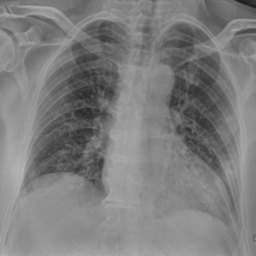
#> input picture data/processed/images/COVID_COVID-1453.png, 256 x 256 px, found by its file name; its folder holds 4 pictures in this run
$ jupyter execute 1_Exploration.ipynb
#> lines starting #> are read from the running program, lines starting #| are printed output that depends on the picture
[cell 1]
import os
import matplotlib.pyplot as plt
import cv2
import random

[cell 2]
#defining path to the dataset (images in our case)
DATA_DIR = '/Users/anish/Documents/xAI for Medical Diagnosis/data/raw/'
CLASS = ['COVID', 'Lung_Opacity', 'Viral Pneumonia', 'Normal']

[cell 3]
#counting number of images in each class
for cls in CLASS:
    print(f"Class: {cls}")

    img_dir = os.path.join(DATA_DIR, cls, "images")
    mask_dir = os.path.join(DATA_DIR, cls, "masks")

    #preview first 5 samples
    image_files = os.listdir(img_dir)[:5]

    #creating figure and set of subplots
    fig, axes = plt.subplots(len(image_files), 2, figsize=(8, 4 * len(image_files))) #(rows, columns, figsize(width, height with number of images))

    for i,fname in enumerate(image_files):

        #current path of image and mask
        img_path = os.path.join(img_dir, fname)
        mask_path = os.path.join(mask_dir, fname)

        #reading image and mask
        img = cv2.imread(img_path)
#> img is the input picture: shape (256, 256, 3); min 25, max 182, mean 125.6
        mask = cv2.imread(mask_path,cv2.IMREAD_GRAYSCALE) #mask is grayscale/single channel
#> mask: shape (256, 256); min 25, max 182, mean 125.6

        if img is not None and mask is not None:
            #converting BGR to RGB
            img = cv2.cvtColor(img, cv2.COLOR_BGR2RGB)

            #plotting image and mask
            axes[i, 0].imshow(img)
            axes[i, 0].set_title(f"Image: {fname}")
            axes[i, 0].axis('off')

            axes[i, 1].imshow(mask, cmap='gray')
            axes[i, 1].set_title(f"Mask: {fname}")
            axes[i, 1].axis('off')
        else:
            axes[i, 0].text(0.5, 0.5, 'Image or mask not found', horizontalalignment='center', verticalalignment='center')
            axes[i, 1].axis('off')

    plt.tight_layout()
    plt.show()
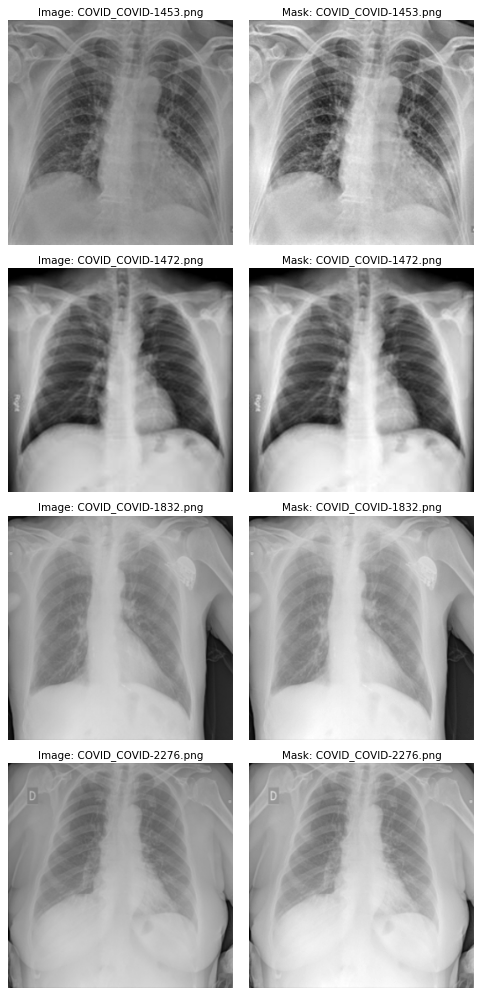
#> figure drawn by matplotlib, 8 panels
